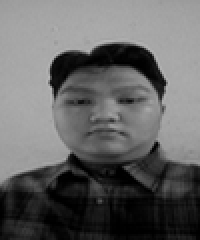
#> input picture gabung/1.pgm, 100 x 120 px (shown 2 times larger); its folder holds 4 pictures in this run
$ jupyter execute --allow-errors test.ipynb
#> lines starting #> are read from the running program, lines starting #| are printed output that depends on the picture
[cell 1]
#ubah citra yang berbentuk matriks menjaid vector berdimensi 12000
import cv2
import numpy as np
import glob

foto = glob.glob('gabung/*')
foto_mtr = np.array([np.array(cv2.imread(i,0)) for i in foto]).astype(float)
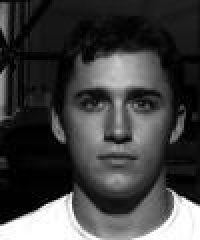
#> input picture gabung/10.pgm, 100 x 120 px (shown 2 times larger)
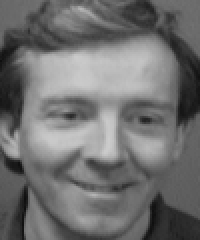
#> input picture gabung/11.pgm, 100 x 120 px (shown 2 times larger)
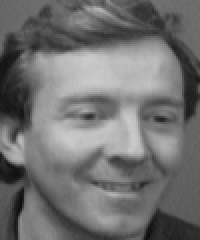
#> input picture gabung/12.pgm, 100 x 120 px (shown 2 times larger)

print(foto_mtr)
#> (printed output is left out)
